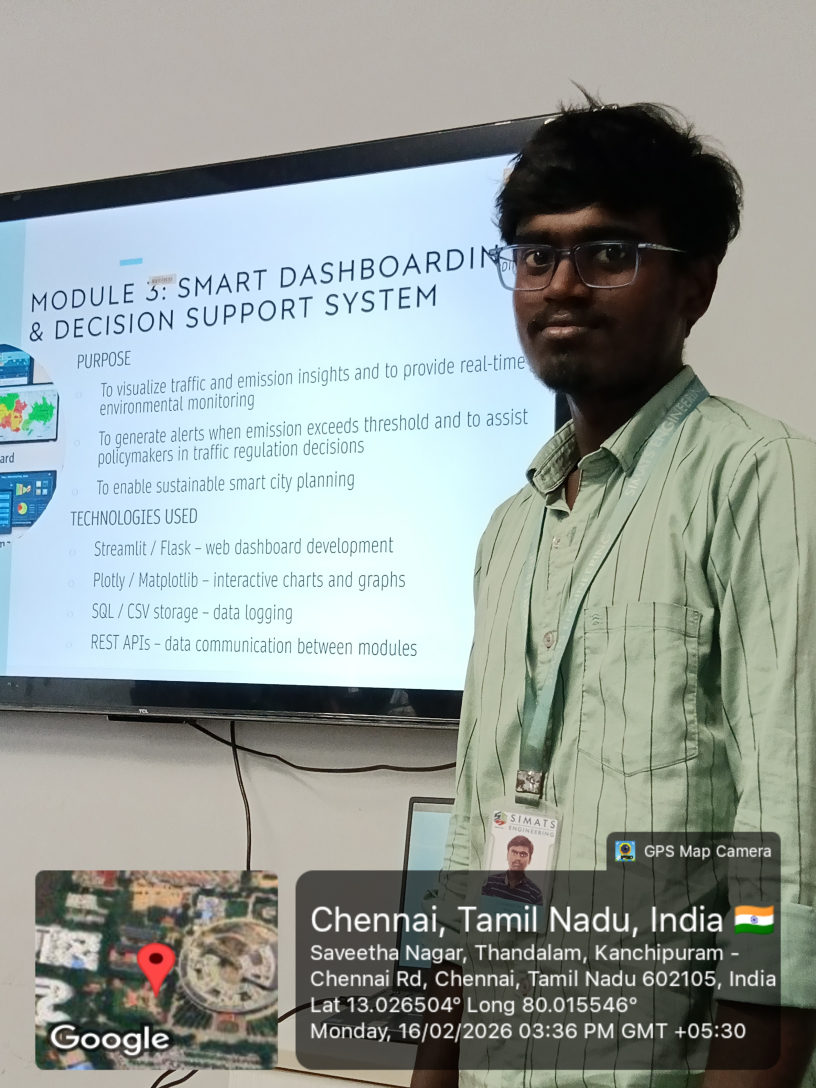
#> input picture review 1 photo.jpg, 2448 x 3264 px (shown at 1/3 size)
$ jupyter execute 'activity_4_(13_02_2026).ipynb'
#> lines starting #> are read from the running program, lines starting #| are printed output that depends on the picture; long printed decimals are rounded
<a href="https://colab.research.google.com/github/Loganath399/Computer-Vision-with-OpenCV-for-Modern-AI/blob/main/activity_4_(13_02_2026).ipynb" target="_parent"></a>

[cell 1]
from google.colab import files
import cv2
import numpy as np
import matplotlib.pyplot as plt

# Upload image
uploaded = files.upload()
#> the answer given: review 1 photo.jpg

# Get filename automatically
image_path = list(uploaded.keys())[0]

# Read image
img = cv2.imread(image_path, cv2.IMREAD_GRAYSCALE)
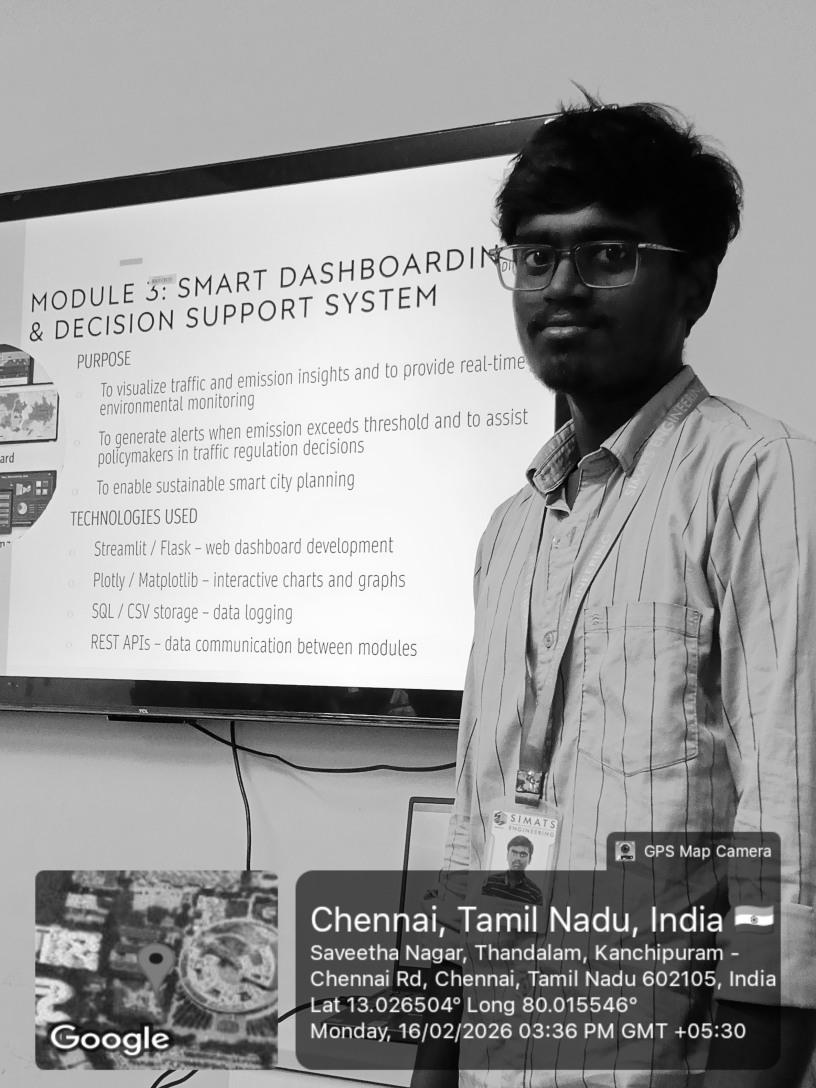
#> img: shape (3264, 2448) (shown at 1/3 size); min 0, max 255, mean 154.3

if img is None:
    print("Image not loaded. Try again.")
else:
    print("Image loaded successfully!")

[cell 2]
zoom_levels = ["High", "Medium-High", "Medium", "Low", "Very Low"]
scales = [1.0, 0.75, 0.5, 0.25, 0.125]

means = []
variances = []

for scale in scales:
    resized = cv2.resize(img, None, fx=scale, fy=scale, interpolation=cv2.INTER_AREA)
    flat = resized.flatten()

    means.append(np.mean(flat))
    variances.append(np.var(flat))
#> after the loop, means = [154.3, 154.3, 154.4, 154.3, 154.3]; variances = [5144.8, 5115.7, 5109.1, 5013.1, 4828.1]

print("Means:", means)
#| Means: [154.269, 154.269, 154.390, 154.269, 154.268]
print("Variances:", variances)
#| Variances: [5144.812, 5115.680, 5109.106, 5013.146, 4828.108]

plt.figure(figsize=(8,5))
plt.plot(zoom_levels, variances, marker='o')
plt.xlabel("Zoom Level")
plt.ylabel("Variance")
plt.title("Zoom Level vs Variance")
plt.xticks(rotation=45)
plt.show()


$ run again, on review photo.jpg
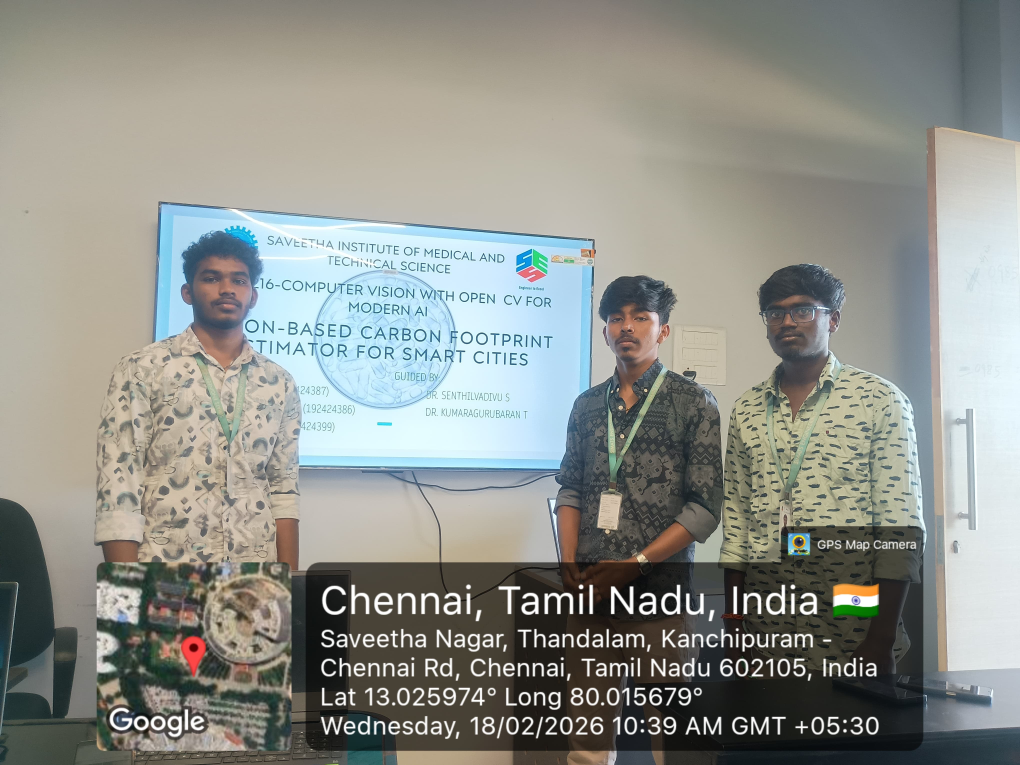
#> input picture review photo.jpg, 4080 x 3060 px (shown at 1/4 size)
#> `img = cv2.imread(image_path, cv2.IMREAD_GRAYSCALE)`:
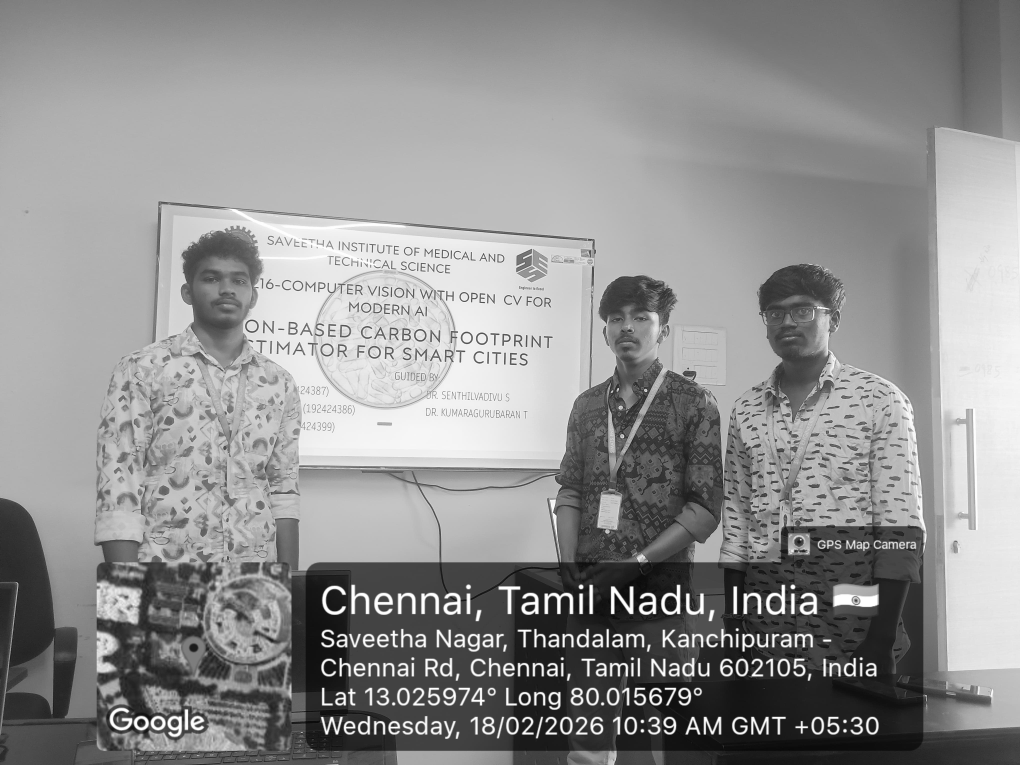
#> img: shape (3060, 4080) (shown at 1/4 size); min 0, max 255, mean 144.5
#> after the loop `for scale in scales:`: means = [144.5, 144.5, 144.6, 144.5, 144.6]; variances = [3740, 3715.8, 3710.5, 3635.1, 3479.1]
#| Means: [144.548, 144.548, 144.649, 144.548, 144.639]
#| Variances: [3740.045, 3715.763, 3710.459, 3635.089, 3479.076]

$ run again, on activity 1(14.02.2026).png
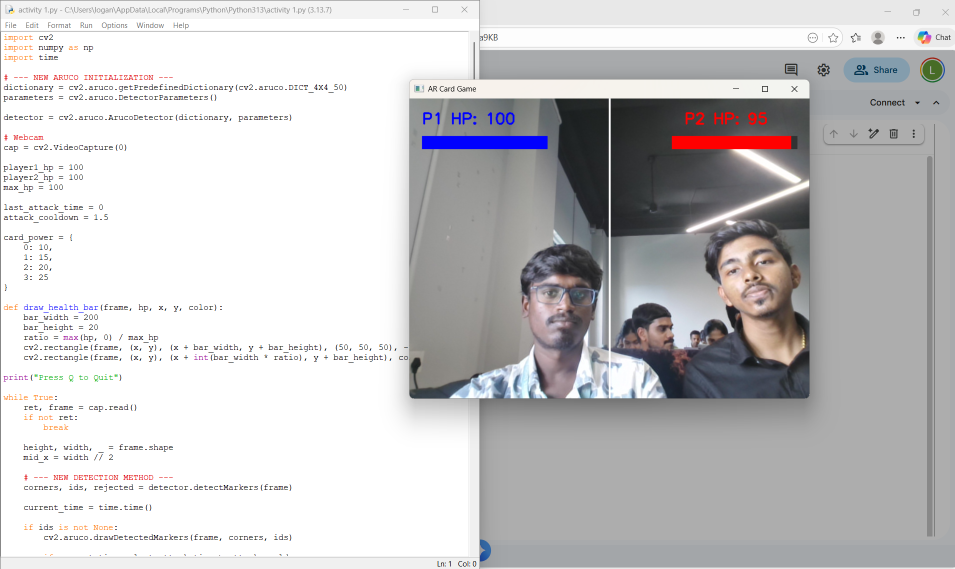
#> input picture activity 1(14.02.2026).png, 1909 x 1137 px (shown at 1/2 size)
#> `img = cv2.imread(image_path, cv2.IMREAD_GRAYSCALE)`:
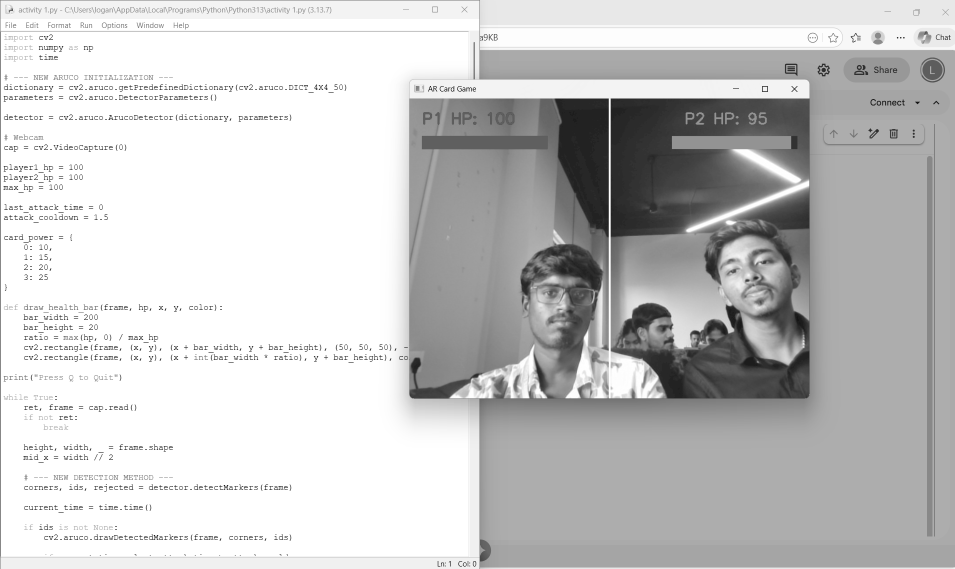
#> img: shape (1137, 1909) (shown at 1/2 size); min 0, max 255, mean 198.7
#> the loop `for scale in scales:` made 5 passes
#> pass 3, `resized = cv2.resize(img, None, fx=scale, fy=scale, interpolation=cv2...`:
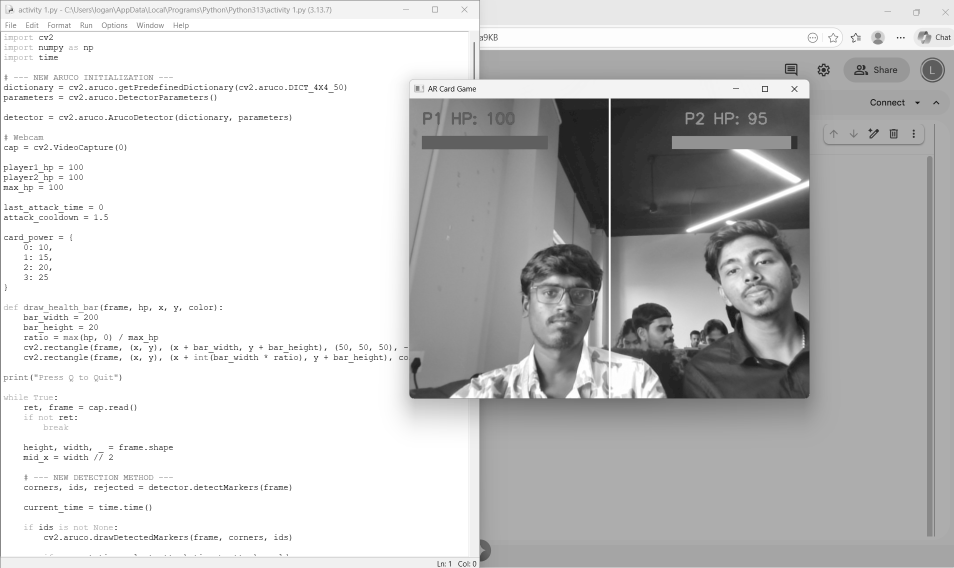
#> resized: shape (568, 954); min 21, max 255, mean 198.7
#> after the loop `for scale in scales:`: means = [198.7, 198.7, 198.7, 198.6, 198.6]; variances = [3867.9, 3747.1, 3707.8, 3591.7, 3481]
#| Means: [198.663, 198.670, 198.696, 198.644, 198.596]
#| Variances: [3867.882, 3747.104, 3707.778, 3591.654, 3480.977]

$ run again, on thankyou card.jpeg
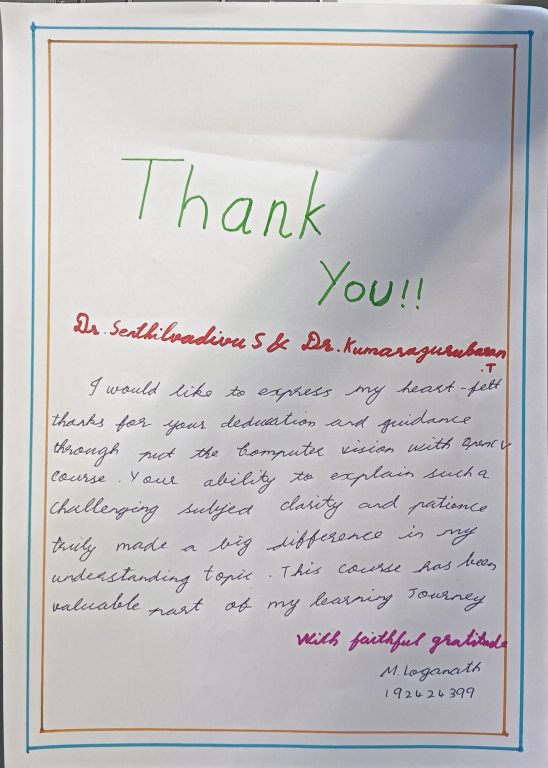
#> input picture thankyou card.jpeg, 1096 x 1536 px (shown at 1/2 size)
#> `img = cv2.imread(image_path, cv2.IMREAD_GRAYSCALE)`:
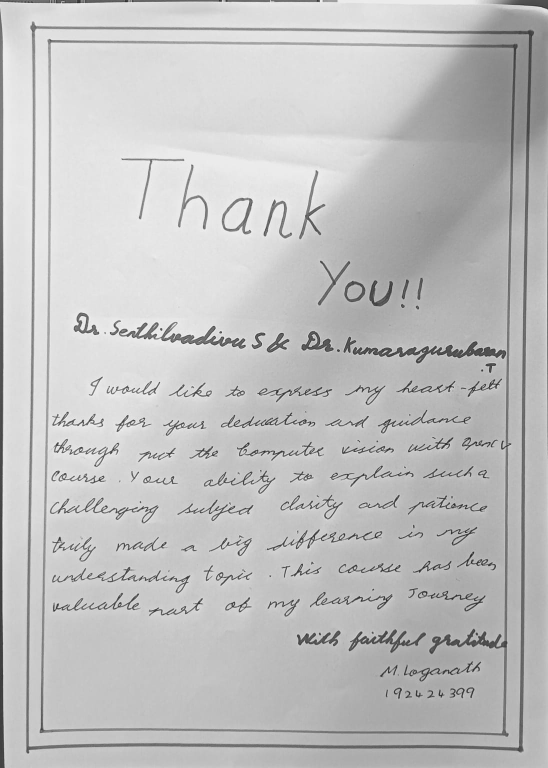
#> img: shape (1536, 1096) (shown at 1/2 size); min 15, max 255, mean 192.2
#> the loop `for scale in scales:` made 5 passes
#> pass 3, `resized = cv2.resize(img, None, fx=scale, fy=scale, interpolation=cv2...`:
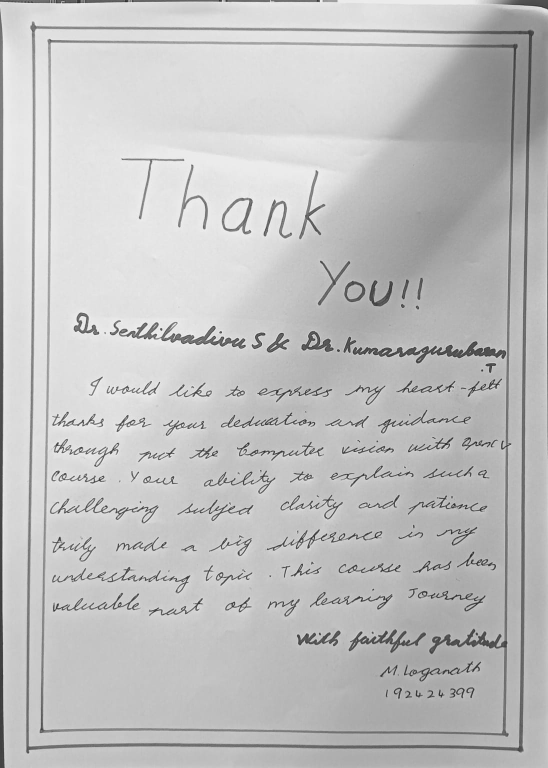
#> resized: shape (768, 548); min 39, max 243, mean 192.3
#> after the loop `for scale in scales:`: means = [192.2, 192.2, 192.3, 192.2, 192.2]; variances = [1091, 1033.2, 1020.4, 894.2, 754]
#| Means: [192.175, 192.174, 192.308, 192.176, 192.173]
#| Variances: [1091.020, 1033.193, 1020.410, 894.177, 754.026]
